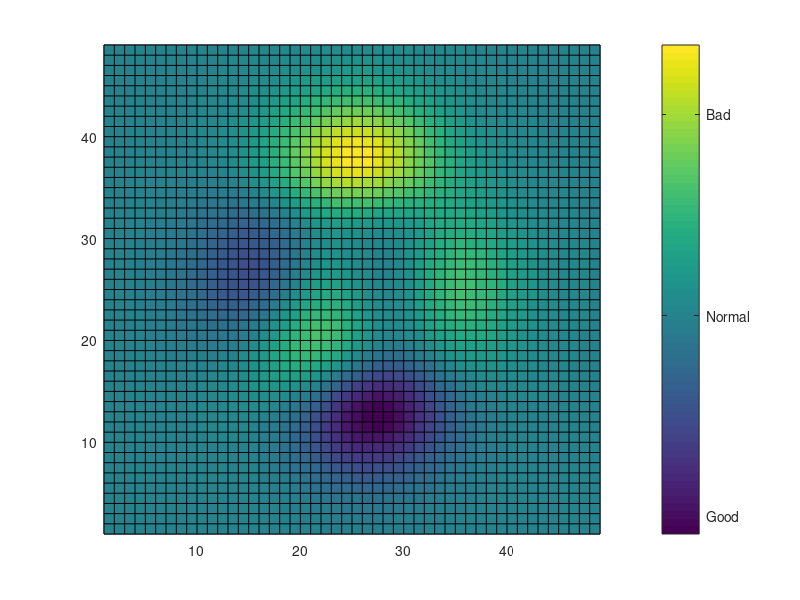

This figure's MATLAB source: (Note: this script raises an error after producing the figure.)
function example_colorMap()

f= figure();
h=pcolor(peaks);

hcb=colorbar;
set(hcb,'YTick',[-6 0 6 ],'YTickLabel',{'Good','Normal','Bad'})
matlab2tikz('figurehandle',f,...
    'filename','example_colorMap.tex' ,...
    'showInfo', false,...
    'standalone', true);
close(f)
